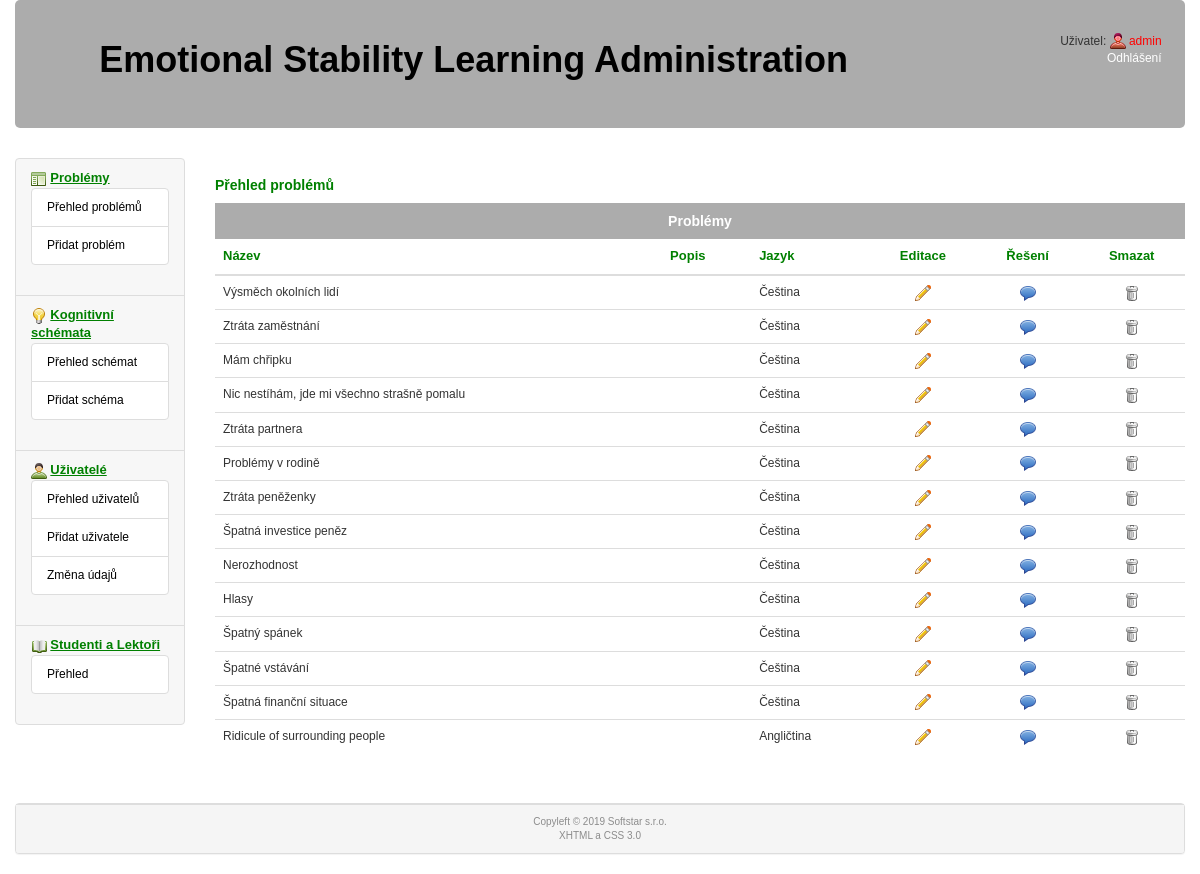
The page /administrator/problem-overview (signed in) on the database its author committed.
### tables this page shows
CREATE TABLE `problem` (
  `id` int(11) NOT NULL,
  `id_lang` int(11) NOT NULL,
  `name` varchar(60) NOT NULL,
  `description` text,
  `deleted` int(1) NOT NULL DEFAULT '0'
);

### www/administrator/admin.php (called while the page is built, shortened)
<?php
  $router = RouterController::getInstance();
  $router->ctrMain(array($_SERVER['REQUEST_URI']));
  $router->showView();
?>

### www/administrator/controllers/ProblemOverviewController.php (called while the page is built, shortened)
<?php
class ProblemOverviewController extends Controller
{
  public function ctrMain($parameters)
  {
    $problemModel = new ProblemModel();
    $langModel = new LanguagesModel();
    if ($problems = $problemModel->selectA()) $result1 = 1;
    $numP = count($problems);
    for($i = 0; $i <$numP; $i++)
    {
        if (!($language = $langModel->selectById($problems[$i]['id_lang']))) $result2 = 0;
        $problems[$i]['lang'] = $language['name'];
    }
  }
}
?>

### www/administrator/cfg/sql.php (called while the page is built)
<?php
  $this->server='localhost';
  $this->user='emotions';
  $this->password='3M0710n5@#';
  $this->db_name='emotions';
?>

### www/administrator/models/cdb.php (called while the page is built, shortened)
<?php
class cdb {
  private $data, $querystring, $error, $conn;
  public $server, $user, $password, $db_name;
  function __construct()
  {
    require("./administrator/cfg/sql.php");
    $this->conn = null;
  }
  function connect() {
    $options=array(
      PDO::ATTR_ERRMODE => PDO::ERRMODE_EXCEPTION,
      PDO::MYSQL_ATTR_INIT_COMMAND => "SET NAMES utf8"
      );
    try {
            $this->conn = @new PDO("mysql:host=".$this->server.";dbname=".$this->db_name, $this->user, $this->password, $options);
    } catch (PDOException $e) {
        $error = 'DB connection failed: ' . $e->getMessage();
    }
    return(1);
  }
  function query($sql) {
    $error = '';
    try {
      $this->data=$this->conn->prepare($sql);
    } catch (PDOException $e) {
      $error = 'Preparation of query failed: ' . $e->getMessage();
      $this->data=null;
    }
    $result2 = 0;
    if ($error == '')
    {
      try {
          $result2 = $this->data->execute();
      } catch (PDOException $e) {
          $error = 'Execution of query failed: ' . $e->getMessage();
          $this->data=null;
      }
    }
    else
    {
      $this->error = $error;
      $result2 = false;
    }
    if ($result2) { return 1; }
    else  {return 0;}
  }
  function get_array() {
    $arr = $this->data->fetch(PDO::FETCH_ASSOC);
    if (!empty($arr)) {return ($arr); }
    else { return 0; }
  }
};
?>

### www/administrator/models/DbModel.php (called while the page is built, shortened)
<?php
  class DbModel extends cdb
  {
    static private $instance = null;
    static function getInstance()
    {
      if (self::$instance == null)
      {
        self::$instance = new DbModel();
      }
      return self::$instance;
    }
    function selectAll($table, $order = '')
    {
      $query = "select * from $table where deleted='0'";
      if ($order != '') {
        $query .= " order by $order;";
      }
      else
      {
        $query .= ';';
      }
      if (!$this->query($query))
      {
        RouterController::getInstance()->setError('DbModel::selectAll():'.$this->get_error().'<br /><br />'.$query.'<br />');
      }
      else
      {
        $i = 0;
        while ($item=$this->get_array())
        {
        if (!empty($item))
          {
            $arr[$i] = $item;
            $i++;
          }
        }
      }
      return $arr;
    }
    function selectOne($table, array $keys)
    {
      $query = "select * from $table where";
      $i = 0;
      foreach($keys as $name => $value)
      {
        if ($i)
        {
          $query .= " and $name=$value";
        }
        else
        {
          $query .= " $name=$value";
          $i = 1;
        }
      }
      $query .= ";";
      if (!$this->query($query))
      {
        RouterController::getInstance()->setError("DbModel::selectOne():".$this->get_error().'<br /><br />'.$query.'<br />');
      }
      $arr = $this->get_array();
      return $arr;
    }
  }
?>

### www/administrator/models/ProblemModel.php (called while the page is built, shortened)
<?php
class ProblemModel
{
    public function selectA()
    {
        $db = DbModel::getInstance();
        $problems = $db->selectAll('problem', 'id asc');
        return $problems;
    }
}
?>

### www/administrator/controllers/RouterController.php (called while the page is built, shortened)
<?php
class RouterController extends Controller
{
  protected $controller;
  private function camelNotation($text)
  {
    $sentence = str_replace('-', ' ', $text);
    $sentence = ucwords($sentence);
    $sentence = str_replace(' ', '', $sentence);
    return $sentence;
  }
  private function parseURL($url)
  {
    $parsedURL = parse_url($url);
    $parsedURL["path"] = ltrim($parsedURL["path"], "/");
    $parsedURL["path"] = trim($parsedURL["path"]);
    $divPath = explode("/", $parsedURL["path"]);
    return $divPath;
  }
  public function ctrMain($parameters)
  {
    $parsedURL = $this->parseURL($parameters[0]);
    if ((empty($parsedURL[1]))&&((empty($_SESSION['user']))&&(empty($_POST['login']))))
    {
      $this->controller = new LoginViewController();
    }
    else if (($parsedURL[1] == 'login')&&((empty($_SESSION['user']))&&(!(empty($_POST['login'])))))
    {
      $this->controller = new LoginController();
    }
    else if ((empty($parsedURL[1]))&&(!(empty($_SESSION['user'])))&&((empty($_POST['login']))))
    {
      $this->controller = new HomePageController();
    }
    else
    {
      $tmp = array_shift($parsedURL);
      $view = array_shift($parsedURL);
      $controllerClass = $this->camelNotation($view) . 'Controller';
      if (file_exists('./administrator/controllers/' . $controllerClass . '.php'))
      {
        if ($view == 'error')
        {
          $this->controller = new $controllerClass('');
        }
        else
        {
          $this->controller = new $controllerClass;
        }
      }
      else
      {
        $this->controller= new ErrorController('Error 404: page not found');
      }
    }
    $this->controller->ctrMain($parsedURL);
  }
}
?>

### www/administrator/models/LanguagesModel.php (called while the page is built, shortened)
<?php
class LanguagesModel
{
  public function selectById($id)
  {
    $db = DbModel::getInstance();
    $language = $db->selectOne('languages', array ('id' => $id));
    return $language;
  }
}
?>

### www/administrator/views/problemOverview.phtml (the view)
  <div class="col-sm-10">
    <h4>Přehled problémů</h4>
    <?php
      $num=count($problems);
      if (!$num) {
    ?>
    <div class="message">Nejsou uloženy žádné problémy</div>
    <?php
      } else {
    ?>
    <div class="table-responsive">
      <table class="table table-hover">
        <caption class="text-center">Problémy</caption>
        <thead><tr><th>Název</th><th>Popis</th><th>Jazyk</th><th class="text-center">Editace</th><th class="text-center">Řešení</th><th class="text-center">Smazat</th></tr></thead>
        <tbody>
      <?php
        foreach ($problems as $problem) {
          if (!$problem['deleted']) {
      ?>
             <tr>
              <td><?php echo($problem['name']); ?></td>
              <td><?php echo($problem['description']); ?></td>
              <td><?php echo($problem['lang']); ?></td>
              <td class="text-center"><?php echo("<a href=\"http://".$this->siteName."/administrator/problem-edit/".$problem['id']."\">"); ?><img src="http://<?=$this->siteName?>/administrator/icons/pencil.png" width="16" height="16" /></a></td>
              <td class="text-center"><?php echo("<a href=\"http://".$this->siteName."/administrator/answer-overview/".$problem['id']."\">"); ?><img src="http://<?=$this->siteName?>/administrator/icons/comment.png" width="16" height="16" /></a></td>
              <td class="text-center"><?php echo("<a href=\"http://".$this->siteName."/administrator/problem-delete/".$problem['id']."\">"); ?><img src="http://<?=$this->siteName?>/administrator/icons/bin_closed.png" width="16" height="16" /></a></td>
            </tr>
          <?php
          }
        } ?>
        </tbody>
      </table>
    </div>
<?php }
    ?>
  </div>

### www/administrator/css/style.css (style rules this page uses)
body { font-family: 'Helvetica CE','Arial CE',sans-serif; font-size: 12px; }
h4 { font-size: 14px; font-weight: bold; color: green; margin-top: 20px; }
table caption { font-weight: bold; background-color:#acacac; color:white; font-size:14px; }
table { font-size: 12px; }
thead { font-size: 13px; font-weight: bold; color: green; }
td a { text-decoration: none; color: black; }

### rows shown on the page
problem: name "Výsměch okolních lidí", lang "Čeština", deleted 0 (drawn)
problem: name "Ztráta zaměstnání", lang "Čeština", deleted 0 (drawn)
problem: name "Mám chřipku", lang "Čeština", deleted 0 (drawn)
problem: name "Nic nestíhám, jde mi všechno strašně pomalu", lang "Čeština", deleted 0 (drawn)
problem: name "Ztráta partnera", lang "Čeština", deleted 0 (drawn)
problem: name "Problémy v rodině", lang "Čeština", deleted 0 (drawn)
problem: name "Ztráta peněženky", lang "Čeština", deleted 0 (drawn)
problem: name "Špatná investice peněz", lang "Čeština", deleted 0 (drawn)
problem: name "Nerozhodnost", lang "Čeština", deleted 0 (drawn)
problem: name "Hlasy", lang "Čeština", deleted 0 (drawn)
problem: name "Špatný spánek", lang "Čeština", deleted 0 (drawn)
problem: name "Špatné vstávání", lang "Čeština", deleted 0 (drawn)
problem: name "Špatná finanční situace", lang "Čeština", deleted 0 (drawn)
problem: name "Ridicule of surrounding people", lang "Angličtina", deleted 0 (drawn)

### other values the page prints
$_SESSION['user'] "admin"
